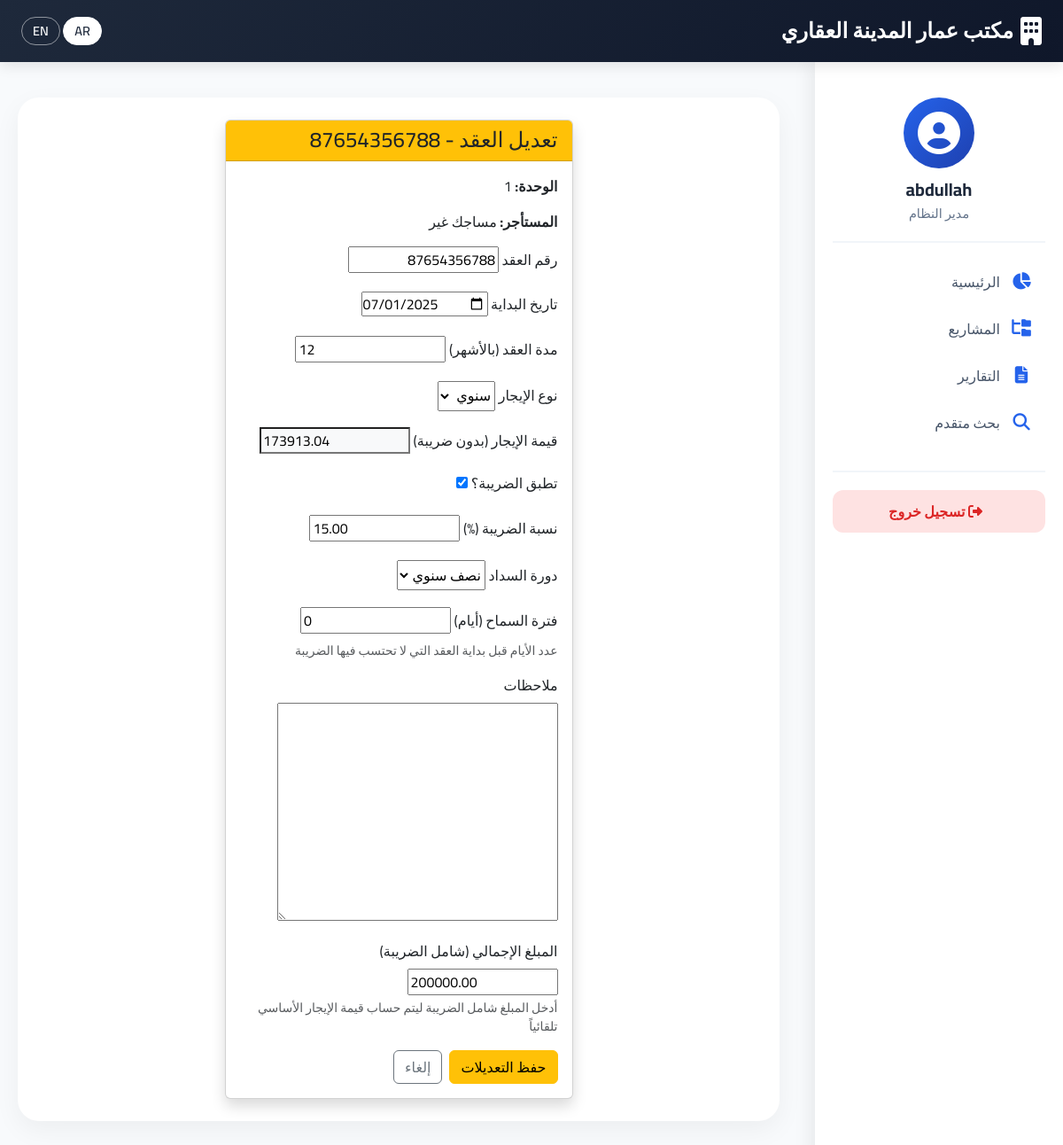
/edit/contract/6/ (signed in), run on the app's committed database.
### rentals/models.py (models this page shows, shortened)
class Contract(models.Model):
    RENT_TYPE_CHOICES = [
        ('monthly', 'شهري'),
        ('yearly', 'سنوي'),
    ]
    PAYMENT_INTERVAL_CHOICES = [
        ('monthly', 'شهري'),
        ('quarterly', 'ربع سنوي'),
        ('half_yearly', 'نصف سنوي'),
        ('yearly', 'سنوي'),
    ]
    contract_number = models.CharField(max_length=100, unique=True, verbose_name="رقم العقد")
    unit = models.ForeignKey(Unit, on_delete=models.CASCADE, related_name='contracts', verbose_name="الوحدة")
    tenant = models.ForeignKey(Tenant, on_delete=models.CASCADE, related_name='contracts', verbose_name="المستأجر")
    start_date = models.DateField(verbose_name="تاريخ بداية العقد")
    lease_duration_months = models.PositiveIntegerField(default=12, verbose_name="مدة العقد (بالأشهر)")
    rent_type = models.CharField(max_length=10, choices=RENT_TYPE_CHOICES, default='monthly', verbose_name="نوع الإيجار")
    rent_amount = models.DecimalField(max_digits=12, decimal_places=2, verbose_name="قيمة الإيجار")
    has_tax = models.BooleanField(default=True, verbose_name="تطبق الضريبة؟")
    tax_rate = models.DecimalField(max_digits=5, decimal_places=2, default=15.00, validators=[MinValueValidator(0), MaxValueValidator(100)], verbose_name="نسبة الضريبة (%)")
    payment_interval = models.CharField(max_length=20, choices=PAYMENT_INTERVAL_CHOICES, default='monthly', verbose_name="دورة السداد")
    is_active = models.BooleanField(default=True, verbose_name="العقد ساري؟")
    contract_file = models.FileField(upload_to='contracts/%Y/%m/', verbose_name="ملف العقد", blank=True, null=True)
    notes = models.TextField(blank=True, verbose_name="ملاحظات")
    created_at = models.DateTimeField(auto_now_add=True)
    updated_at = models.DateTimeField(auto_now=True)
    grace_period_days = models.PositiveIntegerField(default=0, verbose_name="فترة السماح (أيام)", help_text="عدد الأيام قبل بداية العقد التي لا تحتسب فيها الضريبة")
    class Meta:
        verbose_name = "عقد"
        verbose_name_plural = "العقود"
        ordering = ['-created_at']

class Unit(models.Model):
    UNIT_TYPES = [
        ('shop', 'محل تجاري'),
        ('apartment', 'شقة سكنية'),
        ('room', 'غرفة'),
        ('farm_unit', 'وحدة زراعية'),
        ('office', 'مكتب'),
        ('warehouse', 'مستودع'),
        ('other', 'أخرى'),
    ]
    sub_category = models.ForeignKey(SubCategory, on_delete=models.CASCADE, related_name='units', verbose_name="القسم الداخلي")
    unit_number = models.CharField(max_length=50, verbose_name="رقم/اسم الوحدة")
    unit_type = models.CharField(max_length=20, choices=UNIT_TYPES, verbose_name="نوع الوحدة")
    floor = models.IntegerField(verbose_name="الدور", null=True, blank=True)
    area = models.FloatField(verbose_name="المساحة (م²)", null=True, blank=True)
    is_rented = models.BooleanField(default=False, verbose_name="مؤجرة حالياً؟")
    notes = models.TextField(blank=True, verbose_name="ملاحظات")
    image = models.ImageField(upload_to='units/%Y/%m/', verbose_name="صورة الوحدة", blank=True, null=True)
    created_at = models.DateTimeField(auto_now_add=True)
    updated_at = models.DateTimeField(auto_now=True)
    class Meta:
        unique_together = ['sub_category', 'unit_number']
        verbose_name = "وحدة"
        verbose_name_plural = "الوحدات"
        ordering = ['sub_category', 'unit_number']

class Tenant(models.Model):
    name = models.CharField(max_length=200, verbose_name="الاسم الكامل")
    identity_number = models.CharField(max_length=50, verbose_name="رقم الهوية/الإقامة")
    phone = models.CharField(max_length=20, verbose_name="رقم الجوال")
    phone2 = models.CharField(max_length=20, blank=True, verbose_name="جوال آخر")
    email = models.EmailField(blank=True, verbose_name="البريد الإلكتروني")
    address = models.TextField(blank=True, verbose_name="العنوان")
    id_image = models.ImageField(upload_to=tenant_id_path, verbose_name="صورة الهوية", blank=True, null=True)
    notes = models.TextField(blank=True, verbose_name="ملاحظات")
    is_deleted = models.BooleanField(default=False, verbose_name="محذوف؟")
    created_at = models.DateTimeField(auto_now_add=True)
    class Meta:
        verbose_name = "مستأجر"
        verbose_name_plural = "المستأجرون"
        ordering = ['name']
        unique_together = ['identity_number', 'is_deleted']  # يسمح بتكرار الرقم مع is_deleted=True

### rentals/views.py (the view)
# urls.py: path('edit/contract/<int:pk>/', views.edit_contract, name='edit_contract'),
@login_required
@permission_required('rentals.change_contract', raise_exception=True)
def edit_contract(request, pk):
    contract = get_object_or_404(Contract, pk=pk)
    if request.method == 'POST':
        form = ContractForm(request.POST, request.FILES, instance=contract)
        if form.is_valid():
            form.save()
            messages.success(request, _('تم تعديل العقد بنجاح.'))
            return redirect('unit_detail', pk=contract.unit.id)
    else:
        form = ContractForm(instance=contract)
    return render(request, 'rentals/edit_contract.html', {'form': form, 'contract': contract})

### rentals/templates/rentals/edit_contract.html (shortened to what this page needs)
{% extends 'rentals/base.html' %}
{% load i18n %}
{% block content %}
<div class="row justify-content-center">
    <div class="col-md-8 col-lg-6">
        <div class="card shadow">
            <div class="card-header bg-warning text-dark">
                <h4 class="mb-0">{% trans "تعديل العقد" %} - {{ contract.contract_number }}</h4>
            </div>
            <div class="card-body">
                <p><strong>{% trans "الوحدة:" %}</strong> {{ contract.unit.unit_number }}</p>
                <p><strong>{% trans "المستأجر:" %}</strong> {{ contract.tenant.name }}</p>
                <form method="post">
                    {% for field in form %}
                        <div class="mb-3">
                            <label for="{{ field.id_for_label }}" class="form-label">{{ field.label }}</label>
                            {{ field }}
                            {% if field.help_text %}
                                <div class="form-text">{{ field.help_text }}</div>
                            {% endif %}
                        </div>
                    {% endfor %}
                    <div class="d-flex gap-2">
                        <button type="submit" class="btn btn-warning">{% trans "حفظ التعديلات" %}</button>
                        <a href="{% url 'unit_detail' contract.unit.id %}" class="btn btn-outline-secondary">{% trans "إلغاء" %}</a>
                    </div>
                </form>
            </div>
        </div>
    </div>
</div>
{% endblock %}

### rentals/templates/rentals/base.html (shortened to what this page needs)
<!DOCTYPE html>
{% load static i18n %}
<html lang="ar" dir="rtl">
<head>
    <link rel="stylesheet" href="https://cdn.jsdelivr.net/npm/bootstrap@5.3.2/dist/css/bootstrap.rtl.min.css">
    <link rel="stylesheet" href="https://cdnjs.cloudflare.com/ajax/libs/font-awesome/6.5.1/css/all.min.css">
</head>
<body>
    <nav class="navbar navbar-custom">
        <div class="container-fluid px-4">
            <a class="navbar-brand" href="{% url 'home' %}">
                <i class="fas fa-building"></i>
                مكتب عمار المدينة العقاري
            </a>
            <div class="language-switcher">
                <form action="{% url 'set_language' %}" method="post" class="d-inline">
                    <button type="submit" name="language" value="ar" class="btn btn-sm btn-light">AR</button>
                    <button type="submit" name="language" value="en" class="btn btn-sm btn-outline-light">EN</button>
                </form>
            </div>
        </div>
    </nav>
    <div class="sidebar" id="sidebar">
        <div class="user-info">
            <div class="avatar">
                <i class="fas fa-user-circle"></i>
            </div>
            <h5>{{ user.get_username|default:"زائر" }}</h5>
            <p>{% if user.is_superuser %}مدير النظام{% else %}مستخدم{% endif %}</p>
        </div>
        <ul class="sidebar-menu">
            <li>
                <a href="{% url 'home' %}" {% if request.path == '/' %}class="active"{% endif %}>
                    <i class="fas fa-chart-pie"></i> الرئيسية
                </a>
            </li>
            <li>
                <a href="{% url 'main_categories' %}" {% if '/categories/' in request.path %}class="active"{% endif %}>
                    <i class="fas fa-folder-tree"></i> المشاريع
                </a>
            </li>
            <li>
                <a href="{% url 'reports_dashboard' %}" {% if '/reports/' in request.path %}class="active"{% endif %}>
                    <i class="fas fa-file-alt"></i> التقارير
                </a>
            </li>
            <li>
                <a href="{% url 'advanced_search' %}" {% if '/search/' in request.path %}class="active"{% endif %}>
                    <i class="fas fa-search"></i> بحث متقدم
                </a>
            </li>
        </ul>
        <div class="sidebar-footer">
            {% if user.is_authenticated %}
            <a href="{% url 'logout' %}" class="logout-btn">
                <i class="fas fa-sign-out-alt ms-2"></i> تسجيل خروج
            </a>
            {% else %}
            <a href="{% url 'login' %}" class="btn btn-primary-custom w-100 py-2">
                <i class="fas fa-sign-in-alt ms-2"></i> دخول
            </a>
            {% endif %}
        </div>
    </div>
    <div class="main-content" id="mainContent">
        <div class="content-card">
            {% block content %}{% endblock %}
        </div>
    </div>
</body>
</html>

### rentals/templates/rentals/base.html (style rules this page uses)
* { font-family: 'Cairo', sans-serif; }
body { background-color: #f8fafc; margin: 0; padding: 0; }
.navbar-custom { background: linear-gradient(135deg, #1e293b, #0f172a); box-shadow: 0 4px 15px rgba(0,0,0,0.1); padding: 12px 0; position: fixed; top: 0; left: 0; right: 0; z-index: 1030; height: 70px; }
.navbar-custom .navbar-brand { color: white; font-weight: 700; font-size: 1.5rem; display: flex; align-items: center; gap: 8px; }
.navbar-custom .navbar-brand i { font-size: 2rem; }
.language-switcher .btn { border-radius: 20px; padding: 4px 12px; font-size: 0.9rem; font-weight: 600; }
.language-switcher .btn-light { background: white; color: #1e293b; }
.language-switcher .btn-outline-light { border-color: rgba(255,255,255,0.5); color: white; }
.sidebar { position: fixed; top: 70px; right: 0; bottom: 0; width: 280px; background: white; box-shadow: -4px 0 20px rgba(0,0,0,0.08); padding: 20px; overflow-y: auto; transition: 0.3s; z-index: 1020; }
.sidebar .user-info { text-align: center; padding: 20px 0; border-bottom: 2px solid #f1f5f9; margin-bottom: 20px; }
.sidebar .user-info .avatar { width: 80px; height: 80px; background: linear-gradient(135deg, #2563eb, #1e40af); border-radius: 50%; display: flex; align-items: center; justify-content: center; margin: 0 auto 12px; }
.sidebar .user-info .avatar i { font-size: 3rem; color: white; }
.sidebar .user-info h5 { color: #1e293b; font-weight: 700; margin-bottom: 4px; }
.sidebar .user-info p { color: #64748b; font-size: 0.9rem; margin: 0; }
.sidebar-menu { list-style: none; padding: 0; margin: 0; }
.sidebar-menu li { margin-bottom: 5px; }
.sidebar-menu a { display: flex; align-items: center; padding: 12px 15px; color: #475569; text-decoration: none; border-radius: 12px; transition: 0.2s; font-weight: 500; }
.sidebar-menu a i { margin-left: 12px; width: 24px; text-align: center; color: #2563eb; font-size: 1.2rem; }
.sidebar-footer { margin-top: 30px; padding-top: 20px; border-top: 2px solid #f1f5f9; }
.logout-btn { display: block; padding: 12px; background: #fee2e2; color: #dc2626; text-align: center; text-decoration: none; border-radius: 12px; font-weight: 600; transition: 0.2s; }
.main-content { margin-right: 300px; margin-top: 90px; padding: 20px; min-height: 100vh; transition: margin-right 0.3s; }
.content-card { background: white; border-radius: 24px; box-shadow: 0 10px 30px rgba(0,0,0,0.05); padding: 25px; margin-bottom: 25px; }

### data on the page
Contract: contract_number "87654356788", unit.unit_number "1", tenant.name "مساجك غير", form "87654356788" "07/01/2025" "12" "سنوي" "173913.04" "☑" "15.00" "نصف سنوي" "0"

### other printed values
{{ user.get_username|default:"زائر" }} "abdullah"
{{ field.label }} "رقم العقد" "تاريخ البداية" "مدة العقد (بالأشهر)" "نوع الإيجار" "قيمة الإيجار (بدون ضريبة)" "تطبق الضريبة؟" "نسبة الضريبة (%)" "دورة السداد" "فترة السماح (أيام)" "ملاحظات" "المبلغ الإجمالي (شامل الضريبة)"
{{ field.help_text }} "عدد الأيام قبل بداية العقد التي لا تحتسب فيها الضريبة" "أدخل المبلغ شامل الضريبة ليتم حساب قيمة الإيجار الأساسي تلقائياً"
